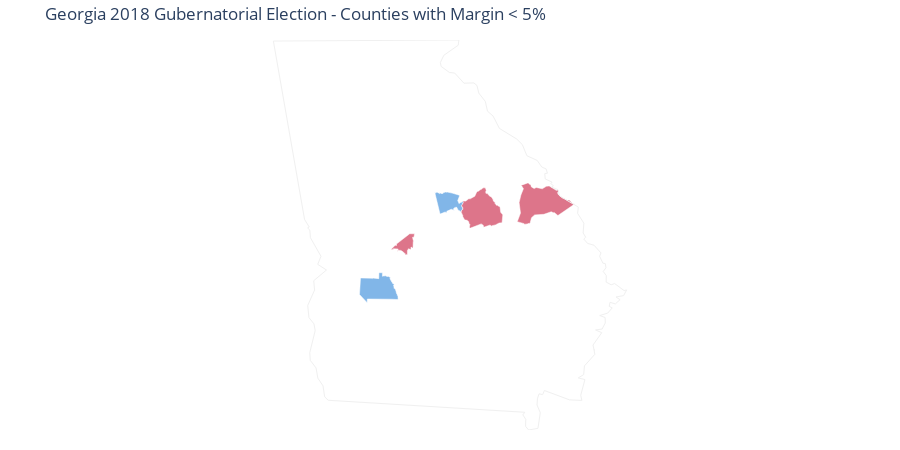

Here is the notebook cell this chart was saved with:
### Code cell
hover_ix, hover = [(ix, t) for ix, t in enumerate(fig['data']) if t.text][0]

# mismatching lengths indicates bug
if len(hover['text']) != len(small_margin):

    ht = pd.Series(hover['text'])

    no_dupe_ix = ht.index[~ht.duplicated()]

    hover_x_deduped = np.array(hover['x'])[no_dupe_ix]
    hover_y_deduped = np.array(hover['y'])[no_dupe_ix]

    new_hover_x = [x if type(x) == float else x[0] for x in hover_x_deduped]
    new_hover_y = [y if type(y) == float else y[0] for y in hover_y_deduped]

    fig['data'][hover_ix]['text'] = ht.drop_duplicates()
    fig['data'][hover_ix]['x'] = new_hover_x
    fig['data'][hover_ix]['y'] = new_hover_y
    
fig.show()

### Figure 1 — Plotly figure (JSON) as saved in the notebook; plotly's stock layout.template omitted (floating-point values rounded to 4 significant figures; data arrays with more than 128 entries replaced by an {"elided": "..."} marker saying what was removed)
{"data": [{"fill": "toself", "fillcolor": "#444CA0", "hoverinfo": "none", "line": {"color": "rgb(255,255,255)", "width": 0.5}, "mode": "lines", "name": "< 0", "type": "scatter", "x": [], "y": []}, {"fill": "toself", "fillcolor": "#4553A4", "hoverinfo": "none", "line": {"color": "rgb(255,255,255)", "width": 0.5}, "mode": "lines", "name": "0 - 11.79", "type": "scatter", "x": [], "y": []}, {"fill": "toself", "fillcolor": "#455AA9", "hoverinfo": "none", "line": {"color": "rgb(255,255,255)", "width": 0.5}, "mode": "lines", "name": "11.79 - 14.73", "type": "scatter", "x": [], "y": []}, {"fill": "toself", "fillcolor": "#4661AD", "hoverinfo": "none", "line": {"color": "rgb(255,255,255)", "width": 0.5}, "mode": "lines", "name": "14.73 - 17.68", "type": "scatter", "x": [], "y": []}, {"fill": "toself", "fillcolor": "#4669B2", "hoverinfo": "none", "line": {"color": "rgb(255,255,255)", "width": 0.5}, "mode": "lines", "name": "17.68 - 20.63", "type": "scatter", "x": [], "y": []}, {"fill": "toself", "fillcolor": "#4770B6", "hoverinfo": "none", "line": {"color": "rgb(255,255,255)", "width": 0.5}, "mode": "lines", "name": "20.63 - 23.58", "type": "scatter", "x": [], "y": []}, {"fill": "toself", "fillcolor": "#4777BB", "hoverinfo": "none", "line": {"color": "rgb(255,255,255)", "width": 0.5}, "mode": "lines", "name": "23.58 - 26.53", "type": "scatter", "x": [], "y": []}, {"fill": "toself", "fillcolor": "#487EBF", "hoverinfo": "none", "line": {"color": "rgb(255,255,255)", "width": 0.5}, "mode": "lines", "name": "26.53 - 29.48", "type": "scatter", "x": [], "y": []}, {"fill": "toself", "fillcolor": "#5086C5", "hoverinfo": "none", "line": {"color": "rgb(255,255,255)", "width": 0.5}, "mode": "lines", "name": "29.48 - 32.42", "type": "scatter", "x": [], "y": []}, {"fill": "toself", "fillcolor": "#588ECB", "hoverinfo": "none", "line": {"color": "rgb(255,255,255)", "width": 0.5}, "mode": "lines", "name": "32.42 - 35.37", "type": "scatter", "x": [], "y": []}, {"fill": "toself", "fillcolor": "#6096D1", "hoverinfo": "none", "line": {"color": "rgb(255,255,255)", "width": 0.5}, "mode": "lines", "name": "35.37 - 38.32", "type": "scatter", "x": [], "y": []}, {"fill": "toself", "fillcolor": "#699ED6", "hoverinfo": "none", "line": {"color": "rgb(255,255,255)", "width": 0.5}, "mode": "lines", "name": "38.32 - 41.27", "type": "scatter", "x": [], "y": []}, {"fill": "toself", "fillcolor": "#71A6DC", "hoverinfo": "none", "line": {"color": "rgb(255,255,255)", "width": 0.5}, "mode": "lines", "name": "41.27 - 44.22", "type": "scatter", "x": [], "y": []}, {"fill": "toself", "fillcolor": "#79AEE2", "hoverinfo": "none", "line": {"color": "rgb(255,255,255)", "width": 0.5}, "mode": "lines", "name": "44.22 - 47.17", "type": "scatter", "x": [], "y": []}, {"fill": "toself", "fillcolor": "#81B6E8", "hoverinfo": "none", "line": {"color": "rgb(255,255,255)", "width": 0.5}, "mode": "lines", "name": "47.17 - 50.0", "type": "scatter", "x": {"elided": "162 float values"}, "y": {"elided": "162 float values"}}, {"fill": "toself", "fillcolor": "#DD758A", "hoverinfo": "none", "line": {"color": "rgb(255,255,255)", "width": 0.5}, "mode": "lines", "name": "50.0 - 53.06", "type": "scatter", "x": {"elided": "307 float values"}, "y": {"elided": "307 float values"}}, {"fill": "toself", "fillcolor": "#D96E81", "hoverinfo": "none", "line": {"color": "rgb(255,255,255)", "width": 0.5}, "mode": "lines", "name": "53.06 - 56.01", "type": "scatter", "x": [], "y": []}, {"fill": "toself", "fillcolor": "#D46678", "hoverinfo": "none", "line": {"color": "rgb(255,255,255)", "width": 0.5}, "mode": "lines", "name": "56.01 - 58.96", "type": "scatter", "x": [], "y": []}, {"fill": "toself", "fillcolor": "#D05F6F", "hoverinfo": "none", "line": {"color": "rgb(255,255,255)", "width": 0.5}, "mode": "lines", "name": "58.96 - 61.91", "type": "scatter", "x": [], "y": []}, {"fill": "toself", "fillcolor": "#CC5865", "hoverinfo": "none", "line": {"color": "rgb(255,255,255)", "width": 0.5}, "mode": "lines", "name": "61.91 - 64.86", "type": "scatter", "x": [], "y": []}, {"fill": "toself", "fillcolor": "#C8515C", "hoverinfo": "none", "line": {"color": "rgb(255,255,255)", "width": 0.5}, "mode": "lines", "name": "64.86 - 67.8", "type": "scatter", "x": [], "y": []}, {"fill": "toself", "fillcolor": "#C34953", "hoverinfo": "none", "line": {"color": "rgb(255,255,255)", "width": 0.5}, "mode": "lines", "name": "67.8 - 70.75", "type": "scatter", "x": [], "y": []}, {"fill": "toself", "fillcolor": "#BF424A", "hoverinfo": "none", "line": {"color": "rgb(255,255,255)", "width": 0.5}, "mode": "lines", "name": "70.75 - 73.7", "type": "scatter", "x": [], "y": []}, {"fill": "toself", "fillcolor": "#BB424C", "hoverinfo": "none", "line": {"color": "rgb(255,255,255)", "width": 0.5}, "mode": "lines", "name": "73.7 - 76.65", "type": "scatter", "x": [], "y": []}, {"fill": "toself", "fillcolor": "#B6434D", "hoverinfo": "none", "line": {"color": "rgb(255,255,255)", "width": 0.5}, "mode": "lines", "name": "76.65 - 79.6", "type": "scatter", "x": [], "y": []}, {"fill": "toself", "fillcolor": "#B2434F", "hoverinfo": "none", "line": {"color": "rgb(255,255,255)", "width": 0.5}, "mode": "lines", "name": "79.6 - 82.55", "type": "scatter", "x": [], "y": []}, {"fill": "toself", "fillcolor": "#AD4450", "hoverinfo": "none", "line": {"color": "rgb(255,255,255)", "width": 0.5}, "mode": "lines", "name": "82.55 - 85.49", "type": "scatter", "x": [], "y": []}, {"fill": "toself", "fillcolor": "#A94452", "hoverinfo": "none", "line": {"color": "rgb(255,255,255)", "width": 0.5}, "mode": "lines", "name": "85.49 - 88.44", "type": "scatter", "x": [], "y": []}, {"fill": "toself", "fillcolor": "#A44553", "hoverinfo": "none", "line": {"color": "rgb(255,255,255)", "width": 0.5}, "mode": "lines", "name": "88.44 - 91.39", "type": "scatter", "x": [], "y": []}, {"fill": "toself", "fillcolor": "#A04555", "hoverinfo": "none", "line": {"color": "rgb(255,255,255)", "width": 0.5}, "mode": "lines", "name": "> 91.39", "type": "scatter", "x": [], "y": []}, {"hoverinfo": "text", "legendgroup": "centroids", "marker": {"color": "white", "opacity": 0}, "mode": "markers", "name": "US Counties", "selected": {"marker": {"color": "white", "opacity": 1, "size": 3}}, "showlegend": false, "text": ["County: Baldwin<br>State: Georgia<br>FIPS: 13009<br>Value: 49.46917370171399", "County: Burke<br>State: Georgia<br>FIPS: 13033<br>Value: 50.56759545923632", "County: Peach<br>State: Georgia<br>FIPS: 13225<br>Value: 52.00574437529919", "County: Sumter<br>State: Georgia<br>FIPS: 13261<br>Value: 48.7779461917393", "County: Washington<br>State: Georgia<br>FIPS: 13303<br>Value: 50.53250091810503"], "type": "scatter", "unselected": {"marker": {"opacity": 0}}, "x": [-83.25, -82.0, -83.83, -84.2, -82.8], "y": [33.07, 33.06, 32.57, 32.04, 32.97]}, {"hoverinfo": "text", "legendgroup": "States", "line": {"color": "rgb(240, 240, 240)", "width": 1}, "mode": "lines", "showlegend": false, "type": "scatter", "x": [-81.28, -81.28, -81.27, -81.27, -81.28, null, -85.61, -83.1, -83.11, -83.31, -83.35, -83.34, -83.23, -83.16, -83.03, -82.9, -82.86, -82.84, -82.75, -82.72, -82.64, -82.56, -82.32, -82.25, -82.19, -82.05, -81.99, -81.93, -81.91, -81.94, -81.94, -81.85, -81.86, -81.83, -81.85, -81.77, -81.74, -81.49, -81.5, -81.42, -81.43, -81.39, -81.42, -81.37, -81.28, -81.19, -81.21, -81.16, -81.13, -81.12, -81.16, -81.12, -81.12, -81.05, -81.0, -80.88, -80.84, -80.88, -80.98, -80.93, -80.99, -81.07, -81.08, -81.04, -81.1, -81.2, -81.13, -81.13, -81.17, -81.26, -81.18, -81.29, -81.27, -81.41, -81.42, -81.49, -81.4, -81.46, -81.44, -81.61, -81.95, -81.97, -82.02, -82.04, -82.05, -82.01, -82.04, -82.16, -82.2, -82.2, -82.24, -82.21, -84.86, -84.91, -84.94, -85.01, -85.03, -85.11, -85.11, -85.04, -85.06, -85.13, -85.14, -85.05, -85.06, -84.89, -85.01, -84.96, -85.11, -85.11, -85.14, -85.12, -85.18, -85.61, null, null], "y": [31.31, 31.31, 31.31, 31.3, 31.31, null, 34.98, 35.0, 34.93, 34.81, 34.73, 34.68, 34.61, 34.6, 34.48, 34.49, 34.46, 34.37, 34.27, 34.15, 34.09, 33.95, 33.82, 33.75, 33.62, 33.56, 33.49, 33.46, 33.41, 33.41, 33.34, 33.31, 33.29, 33.26, 33.25, 33.22, 33.14, 33.01, 32.94, 32.82, 32.7, 32.65, 32.63, 32.58, 32.56, 32.46, 32.42, 32.34, 32.34, 32.29, 32.24, 32.19, 32.12, 32.09, 32.1, 32.02, 32.02, 31.96, 31.94, 31.91, 31.86, 31.88, 31.83, 31.81, 31.75, 31.72, 31.7, 31.63, 31.56, 31.55, 31.52, 31.37, 31.26, 31.12, 31.02, 30.98, 30.96, 30.77, 30.71, 30.72, 30.83, 30.78, 30.79, 30.73, 30.66, 30.56, 30.38, 30.36, 30.4, 30.49, 30.54, 30.57, 30.71, 30.75, 30.88, 30.97, 31.1, 31.19, 31.28, 31.54, 31.62, 31.69, 31.84, 32.02, 32.13, 32.26, 32.33, 32.42, 32.64, 32.74, 32.76, 32.77, 32.86, 34.98, null, null]}], "layout": {"annotations": [{"showarrow": false, "text": "<b></b>", "x": 1, "xanchor": "right", "xref": "paper", "y": 1.05, "yref": "paper"}], "clickmode": "none", "dragmode": false, "height": 450, "hovermode": "closest", "legend": {"traceorder": "reversed", "x": 1, "xanchor": "right", "y": 1, "yanchor": "top"}, "margin": {"b": 20, "l": 20, "r": 20, "t": 40}, "plot_bgcolor": "#FFFFFF", "showlegend": false, "title": {"text": "Georgia 2018 Gubernatorial Election - Counties with Margin < 5%"}, "width": 900, "xaxis": {"autorange": false, "fixedrange": true, "range": [-89.02, -77.42], "showgrid": false, "showticklabels": false, "zeroline": false}, "yaxis": {"autorange": false, "fixedrange": true, "range": [30.36, 35.0], "showgrid": false, "showticklabels": false, "zeroline": false}}}
